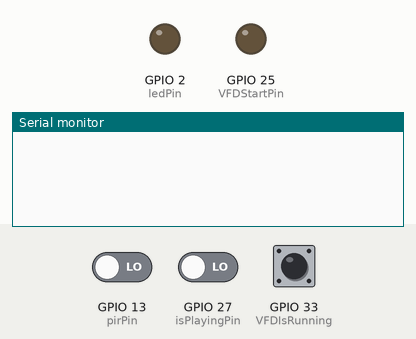
Simulated run of this program. Board: ESP32. Parts: output pins drawn as LEDs (lit = HIGH), the last lines printed to the serial monitor. The test bench sets the inputs (shaded band); at power-on: GPIO 13 (pirPin) LOW, GPIO 33 (VFDIsRunning) HIGH, GPIO 27 (isPlayingPin) LOW. Pins used as bus, display or sensor lines are not drawn.

Above: at 1.2 s.
1.3 s: GPIO 13 (pirPin) driven HIGH
At 2.0 s:
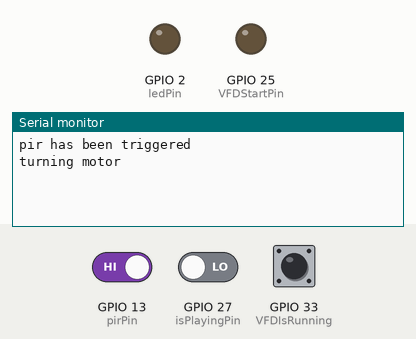
2.8 s: GPIO 33 (VFDIsRunning) pulled LOW for 0.15 s
At 3.3 s:
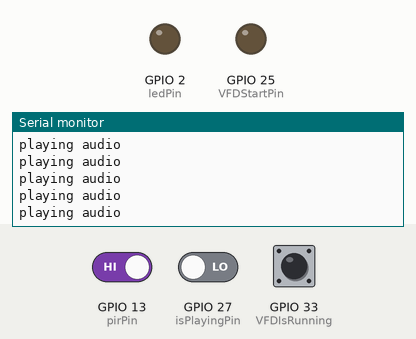
5.9 s: GPIO 33 (VFDIsRunning) driven LOW
At 8.1 s:
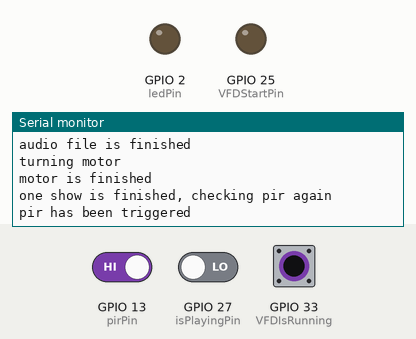

The program:

main.cpp
```cpp
/*************************************************************
  Wheel of Life
  artist: Madelon Hooykaas
  Programmer: Jochem van Grieken
  All rights reserved 08-2021
 *************************************************************/
#include <Arduino.h>
#include <SimpleTimer.h>

SimpleTimer timer;

//built in ledpin
const int ledPin = 2;

//PIR sensor
const int pirPin = 13;
bool pirState = false;


//VFD variables
const int VFDStartPin = 25;
const int VFDIsRunning = 33;
bool motorFinished = false;
bool motorState = true;

//Audio variables
const int triggerPin = 26;
bool triggerState = true;
const int isPlayingPin = 27;
bool audioFinished = true;
bool isPlaying = true;

int showCount = 0;
int totalShowCount;
int oldShowcount = 0;
int motorInterval;
const int triggerInterval = 5000;


void setup()
{
  // Debug console
  Serial.begin(9600);

  //pinmode definitions
  pinMode(VFDStartPin, OUTPUT);
  pinMode(VFDIsRunning, INPUT_PULLUP);
  pinMode(triggerPin, OUTPUT);
  pinMode(isPlayingPin, INPUT);
  pinMode(ledPin, OUTPUT);
  pinMode(pirPin, INPUT_PULLDOWN);

}

void checkPir()
{
  if (digitalRead(pirPin) && !pirState)
  {
    pirState = true;
    Serial.println("pir has been triggered");
  }
  else if (pirState && showCount != oldShowcount)
  {
    pirState = false;
    oldShowcount = showCount;
    Serial.println("one show is finished, checking pir again");
  }
}

void playaudio()
{
  if (isPlaying){ Serial.println("playing audio");}
  timer.setTimeout(triggerInterval, []()
  {
    isPlaying = false;
  });
  digitalWrite(triggerPin, isPlaying);

  if (!isPlaying && !digitalRead(isPlayingPin))
  {
    Serial.println("audio file is finished");
    audioFinished = true;
    motorFinished = false;
    motorState = true;
  }
}
void runmotor()
{
  if (motorState){ Serial.println("turning motor");}
  timer.setTimeout(motorInterval, []()
  {
    motorState = false;
  });
  digitalWrite(VFDStartPin, motorState);

  if (!motorState && !digitalRead(VFDIsRunning))
  {
    Serial.println("motor is finished");
    motorFinished = true;
    audioFinished = false;
    isPlaying = true;
    showCount ++;
    totalShowCount ++;
  }
}

void loop()
{

  //currentMillis = millis();
  checkPir();
  if (pirState)
  {
      timer.run();

    if (!audioFinished && motorFinished)
    {
      playaudio();
    }
    else if (!motorFinished && audioFinished)
    {
      runmotor();
    }
  }
}
```

Measured:
- after the input at 1.3 s, the serial monitor: prints a new line at once (image 1)
- after the input at 2.8 s, the serial monitor: prints a new line at once (image 2)
- after the input at 5.9 s, the serial monitor: prints a new line after 2.0 s (image 3)
